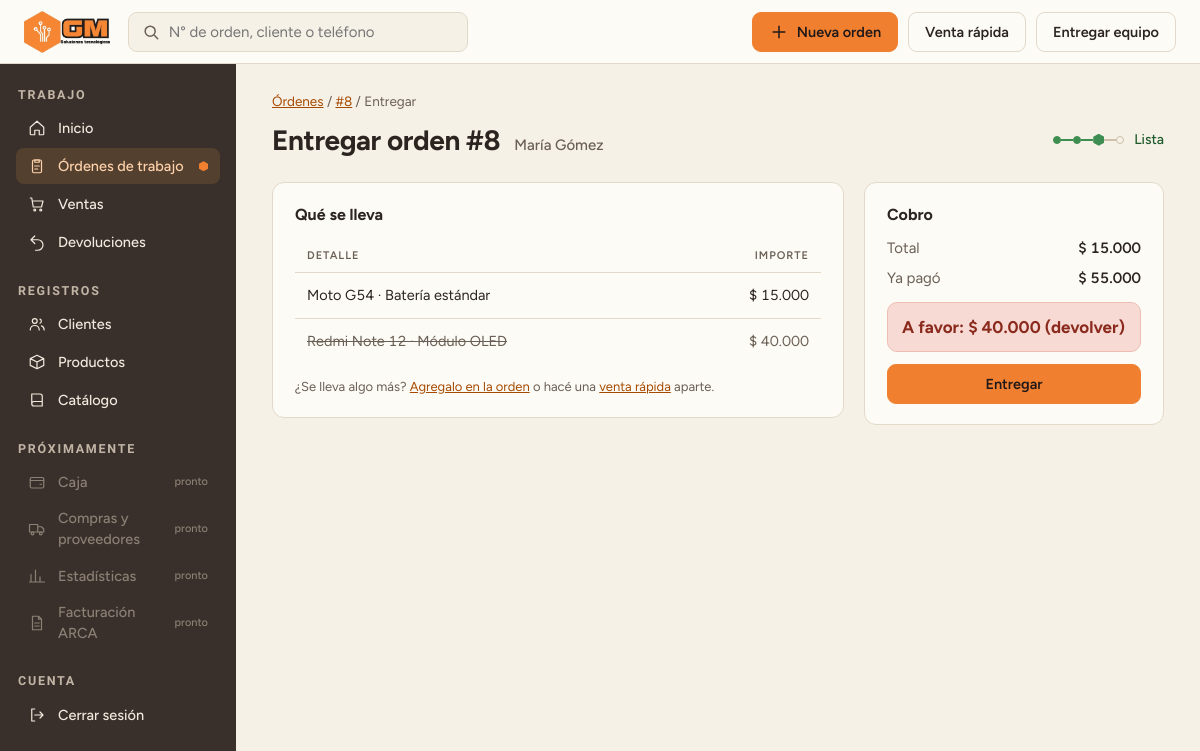
/ordenes/8/entregar/ (signed in), run on the app's committed database.
### catalogo/models.py (models this page shows, shortened)
class OrdenTrabajo(models.Model):
    cliente = models.ForeignKey("Cliente", on_delete=models.PROTECT, related_name="ordenes")
    fecha_recepcion = models.DateTimeField(auto_now_add=True)
    @property
    def estado(self):
        if self.cerrada:
            return 'cerrada'
        equipos = list(self.equipos.all())
        if not equipos:
            return 'pendiente'
        if any(equipo.estado == 'pendiente' for equipo in equipos):
            return 'pendiente'
        if all(equipo.estado == 'no_arreglable' for equipo in equipos):
            if self.monto_retenido == 0:
                return 'finalizada'
            return 'no_arreglable'
        return 'lista'
    @property
    def total(self):
        total = Decimal("0.00")
        for equipo in self.equipos.all():
            if equipo.estado == "no_arreglable":
                continue        # lo que no se arregla no se cobra
            for linea in equipo.lineas_reparacion.all():
                total += linea.subtotal
        for linea in self.lineas_producto.all():
            total += linea.subtotal
        return total
    @property
    def monto_devuelto(self):
        return sum((d.monto for d in self.devoluciones.all() if d.devuelta), Decimal("0.00"))
    @property
    def monto_pagado(self):
        total = Decimal("0.00")
        for pago in self.pagos.all():
            total += pago.monto
        return total - self.monto_devuelto
    @property
    def monto_adeudado(self):
        return self.total - self.monto_pagado
    @property
    def cerrada(self):
        return hasattr(self, "venta")

class Cliente(models.Model):
    nombre = models.CharField(max_length=120)
    notas = models.TextField(blank=True)
    email = models.EmailField(blank=True)
    direccion = models.CharField(max_length=200, blank=True)
    def __str__(self):
        return self.nombre

class EquipoRecibido(models.Model):
    orden_trabajo = models.ForeignKey(OrdenTrabajo, on_delete=models.CASCADE, related_name="equipos")
    tipo = models.CharField(max_length=20, choices=EQUIPO_RECIBIDO_ORDEN_CHOICES)
    modelo = models.ForeignKey(ModeloEquipo, on_delete=models.PROTECT, related_name="equipos", blank = True, null = True)
    problema = models.TextField(max_length=500)
    tipo_bloqueo = models.CharField(max_length=20, choices=BLOQUEO_CHOICES, default='ninguno')
    clave_bloqueo = models.CharField(max_length=100, blank=True)
    accesorios_dejados = models.TextField(max_length=300, blank = True)
    estado = models.CharField(max_length=20, default= 'pendiente', choices=EQUIPO_ORDEN_ESTADO_CHOICES)

class ModeloEquipo(models.Model):
    nombre = models.CharField(max_length=60)
    marca = models.ForeignKey(Marca, on_delete=models.PROTECT, related_name="modelos",
                              limit_choices_to={"activa": True})
    tipo = models.CharField(max_length=20, choices= MODELO_EQUIPO_TIPO_CHOICES)
    activo = models.BooleanField(default=True)
    class Meta:
        constraints = [
            models.UniqueConstraint(fields=["marca", "nombre"], name="modelo_unico_por_marca")
        ]

class LineaReparacion(models.Model):
    precio_vendido = models.DecimalField(max_digits=10, decimal_places=2, validators=[MinValueValidator(0)])
    nota = models.TextField(max_length=300, blank=True) #opcional
    equipo = models.ForeignKey(EquipoRecibido, on_delete=models.CASCADE, related_name="lineas_reparacion")
    reparacion = models.ForeignKey(Reparacion, on_delete=models.PROTECT, related_name="lineas")
    @property
    def subtotal(self):
        return self.precio_vendido

class Reparacion(models.Model):
    nombre = models.CharField(max_length=60)
    activo = models.BooleanField(default=True)
    categoria = models.ForeignKey(
        CategoriaReparacion,
        on_delete=models.PROTECT,
        related_name="reparaciones",
        limit_choices_to={"activo": True},
    )
    class Meta:
        constraints = [
            models.UniqueConstraint(fields=["categoria", "nombre"], name="reparacion_unica_por_categoria")
        ]
    def __str__(self):
        return self.nombre

class Pago(models.Model):
    orden_trabajo = models.ForeignKey(OrdenTrabajo, on_delete=models.PROTECT,related_name="pagos", null = True, blank = True) #null y blank son para que no sea obligatorio, ya que un pago puede ser de una venta directa
    metodo_pago = models.ForeignKey(MetodoPago, on_delete=models.PROTECT, related_name="pagos")
    venta = models.ForeignKey("Venta", on_delete=models.PROTECT, null=True, blank=True, related_name="pagos")
    monto = models.DecimalField(max_digits=10, decimal_places=2, validators=[MinValueValidator(Decimal("0.01"))])
    recargo_porcentaje = models.DecimalField(max_digits= 5, decimal_places=2, blank=True, validators=[MinValueValidator(0)])
    fecha = models.DateTimeField(auto_now_add=True)
    class Meta:
        constraints = [
            models.CheckConstraint(
                condition=(models.Q(orden_trabajo__isnull=False, venta__isnull=True)
                           | models.Q(orden_trabajo__isnull=True, venta__isnull=False)),
                name="pago_orden_o_venta",
            )
        ]

### web/views.py (the view, shortened to what this page needs)
# urls.py: path("ordenes/<int:numero>/entregar/", views.orden_entregar, name="orden_entregar"),
@login_required
def orden_entregar(request, numero):
    orden = get_object_or_404(OrdenTrabajo, pk=numero)
    if orden.cerrada:
        messages.info(request, f"La orden #{orden.id} ya se entregó.")
        return redirect("web:orden_detalle", numero=orden.id)
    form = EntregaForm(request.POST or None)
    return render(request, "web/ordenes/entregar.html", {"orden": _orden_para_mostrar(numero), "form": form})

### web/forms.py
class EntregaForm(forms.Form):
    metodo_pago = ElegirMetodo(queryset=metodos_activos(), required=False, label="Método",
                               empty_label="Elegí con qué paga…")
    recargo_porcentaje = forms.DecimalField(max_digits=5, decimal_places=2, required=False, min_value=0,
                                            label="Recargo %", widget=forms.NumberInput(attrs={"placeholder": "El del método"}))
    def __init__(self, *args, **kwargs):
        super().__init__(*args, **kwargs)
        self.fields["metodo_pago"].queryset = metodos_activos()

### web/forms.py (called while the page is built)
def metodos_activos():
    return MetodoPago.objects.filter(activo=True).order_by("nombre")

### web/templatetags/formato.py (called while the page is built)
def _numero(valor):
    texto = f"{abs(valor):,.2f}".replace(",", "X").replace(".", ",").replace("X", ".")
    return texto[:-3] if texto.endswith(",00") else texto

@register.filter
def pesos(valor):
    return f"$ {_numero(valor)}"

@register.filter
def saldo(orden):
    return saldo_monto(orden.monto_adeudado)

@register.filter
def saldo_monto(pendiente):
    if pendiente > 0:
        return f"Debe {pesos(pendiente)}"
    if pendiente < 0:
        return f"A favor: {pesos(pendiente)} (devolver)"
    return "Saldado"

@register.filter
def estado_texto(orden):
    return ESTADOS[orden.estado][0]

@register.filter
def estado_clase(orden):
    return ESTADOS[orden.estado][1]

@register.filter
def pista(orden):
    actual = PASO_ACTUAL[orden.estado]
    pasos = []
    for i in range(4):
        if i < actual:
            pasos.append("hecho")
        elif i == actual:
            pasos.append("actual")
        else:
            pasos.append("")
    return pasos

### web/views.py (called while the page is built)
def _orden_para_mostrar(numero):
    return get_object_or_404(
        OrdenTrabajo.objects.select_related("cliente", "venta").prefetch_related(
            "equipos__modelo__marca", "equipos__lineas_reparacion__reparacion",
            "lineas_producto__producto", "pagos__metodo_pago", "devoluciones__metodo_pago",
            "devoluciones__linea_reparacion__reparacion", "cliente__telefonos"),
        pk=numero)

### web/templates/web/ordenes/entregar.html (shortened to what this page needs)
{% extends "web/base.html" %}
{% load formato %}
{% block contenido %}
<div class="migas"><a href="{% url 'web:ordenes' %}">Órdenes</a> / <a href="{% url 'web:orden_detalle' orden.id %}">#{{ orden.id }}</a> / Entregar</div>
<div class="head">
<h1>Entregar orden #{{ orden.id }} <span class="sub">{{ orden.cliente }}</span></h1>
{% include "web/parciales/pista.html" with o=orden %}
</div>
<div class="cols">
<div class="pasos">
<section class="panel">
<h2>Qué se lleva</h2>
<table>
<thead><tr><th>Detalle</th><th class="der">Importe</th></tr></thead>
<tbody>
{% for equipo in orden.equipos.all %}{% for linea in equipo.lineas_reparacion.all %}
<tr class="{% if equipo.estado == 'no_arreglable' %}tachado{% endif %}"><td>{% if equipo.modelo %}{{ equipo.modelo.nombre }}{% else %}{{ equipo.get_tipo_display }}{% endif %} · {{ linea.reparacion }}</td><td class="der">{{ linea.subtotal|pesos }}</td></tr>
{% endfor %}{% endfor %}
</tbody></table>
<p class="ayuda">¿Se lleva algo más? <a href="{% url 'web:orden_detalle' orden.id %}">Agregalo en la orden</a> o hacé una <a href="{% url 'web:venta_rapida' %}">venta rápida</a> aparte.</p>
</section>
</div>
<aside class="lateral">
<section class="panel resumen">
<h2>Cobro</h2>
<dl class="cuentas">
<div><dt>Total</dt><dd>{{ orden.total|pesos }}</dd></div>
<div><dt>Ya pagó</dt><dd>{{ orden.monto_pagado|pesos }}</dd></div>
</dl>
<div class="saldo-caja {% if orden.monto_adeudado > 0 %}debe{% elif orden.monto_adeudado < 0 %}afavor{% else %}ok{% endif %}">{{ orden|saldo }}</div>
{% if orden.estado != "lista" %}
<p class="ayuda">Esta orden todavía no se puede entregar: {{ orden|estado_texto|lower }}.</p>
{% else %}
<form method="post">{% csrf_token %}
{% if orden.monto_adeudado > 0 %}
{% include "web/parciales/campo.html" with campo=form.metodo_pago %}
{% include "web/parciales/campo.html" with campo=form.recargo_porcentaje %}
<button class="btn pri ancho">Cobrar {{ orden.monto_adeudado|pesos }} y entregar</button>
{% else %}
<button class="btn pri ancho">Entregar</button>
{% endif %}
</form>
{% endif %}
</section>
</aside>
</div>
{% endblock %}

### web/templates/web/parciales/pista.html
{% load formato %}
<span class="pista {{ o|estado_clase }}" title="Recibida · Revisión · Lista · Entregada"><span class="p" aria-hidden="true">{% for paso in o|pista %}{% if not forloop.first %}<span class="s {{ paso }}"></span>{% endif %}<span class="n {{ paso }}"></span>{% endfor %}</span><span class="t">{{ o|estado_texto }}</span></span>

### web/static/web/css/gmsol.css (style rules this page uses)
:root { --bg:#F6F1E7; --surface:#FDFBF6; --line:#E0D6C3; --ink:#2B2420; --muted:#6A5F55; --hover:#F3ECDD; --cta:#F08030; --ctatxt:#201818; --focus:#A64A00; --navhover:rgba(255,255,255,.09); --font:'Figtree','Segoe UI',sans-serif; --side:#3A302B; --navtxt:#F1E9DD; --sidemuted:#C2B5A6; --sideline:#5A4C43; --active:#54402F; --activetxt:#FFD2AA }
* { box-sizing:border-box }
body { margin:0 }
.head { display:flex;flex-wrap:wrap;gap:16px;align-items:center;justify-content:space-between }
h1 { margin:0;font-size:28px;font-weight:700 }
h2 { margin:0;font-size:19px;font-weight:700 }
.btn { display:inline-flex;align-items:center;gap:8px;height:44px;padding:0 18px;border-radius:10px;font:600 16px var(--font);text-decoration:none;border:1px solid var(--line);background:var(--surface);color:var(--ink) }
.btn.pri { background:var(--cta);border-color:var(--cta);color:var(--ctatxt) }
.panel { background:var(--surface);border:1px solid var(--line);border-radius:14px;padding:20px 22px;display:flex;flex-direction:column;gap:14px }
table { width:100%;border-collapse:collapse;font-size:15.5px }
th { text-align:left;font-size:12.5px;letter-spacing:.05em;text-transform:uppercase;color:var(--muted);padding:8px 12px;border-bottom:1px solid var(--line);font-weight:600;white-space:nowrap }
td { padding:13px 12px;border-bottom:1px solid var(--line) }
tr:last-child td { border-bottom:0 }
.ok { background:#DFF0DF;color:#1E5B2B }
.cols { display:grid;grid-template-columns:minmax(0,2fr) minmax(270px,1fr);gap:20px }
html,body { background:var(--bg) }

### web/static/web/css/gmsol-v2.css (style rules this page uses)
:root { --cond:'Barlow Condensed','Arial Narrow',sans-serif; --mono:'IBM Plex Mono',ui-monospace,monospace; --line:#E3D9C8; --hex:polygon(50% 0,100% 25%,100% 75%,50% 100%,0 75%,0 25%); }
.search,.btn { height:40px;border-radius:9px }
.btn { font:600 14.5px var(--font);padding:0 16px }
h1 { font-size:28px;font-weight:700;letter-spacing:-.015em }
h2 { font-size:16px;font-weight:700 }
.panel { border-radius:12px;padding:20px 22px }
table { font-size:14.5px;font-variant-numeric:tabular-nums }
th { font-size:11px;letter-spacing:.09em;font-weight:600 }
td { padding:12px }
th.der,td.der { text-align:right }
.pista { display:inline-flex;align-items:center;gap:10px;background:none;--c:#D69A1B }
.pista.ok { --c:#3E8E52 }
.pista .p { display:inline-flex;align-items:center }
.pista .n { width:8px;height:8px;border-radius:50%;border:1.5px solid #CDBFA8;box-sizing:border-box;flex:none }
.pista .s { width:12px;height:1.5px;background:#CDBFA8;flex:none }
.pista .n.hecho { background:var(--c);border-color:var(--c) }
.pista .s.hecho,.pista .s.actual { background:var(--c) }
.pista .n.actual { width:11px;height:12px;border:0;border-radius:0;background:var(--c);clip-path:var(--hex) }
.pista .t { font-size:14px;font-weight:500;color:#6B4A00;white-space:nowrap }
.pista.ok .t { color:#1E5B2B }
.sub { font-size:15px;font-weight:500;color:var(--muted);margin-left:8px;letter-spacing:0 }
.migas { font-size:13.5px;color:var(--muted);margin-bottom:-14px }
.migas a,.enlace,.ayuda a,td a.fila-link { color:var(--focus) }
.ayuda { display:block;font-size:13px;color:var(--muted);margin:0 }
.cols { grid-template-columns:minmax(0,1fr) 300px;align-items:start }
.pasos { display:flex;flex-direction:column;gap:18px;min-width:0 }
.lateral { position:sticky;top:16px }
.resumen { gap:12px }
button.btn { cursor:pointer }
.btn.ancho { width:100%;justify-content:center }
tr.tachado td { color:var(--muted);text-decoration:line-through }
tr.tachado td:last-child { text-decoration:none }
dl.cuentas { margin:0;display:flex;flex-direction:column;gap:8px }
dl.cuentas div { display:flex;justify-content:space-between;gap:10px }
dl.cuentas dt { color:var(--muted) }
dl.cuentas dd { margin:0;font-weight:600;font-variant-numeric:tabular-nums }
.saldo-caja { border-radius:10px;padding:12px 14px;font-weight:700;font-size:17px;border:1px solid }
.saldo-caja.afavor { background:#F8DAD5;color:#8A2A1C;border-color:#EDBDB4 }
dl.cuentas dd { white-space:nowrap }

### data on the page
OrdenTrabajo: id "8", cliente "María Gómez", id.estado "Lista", total|pesos "$ 15.000", monto_pagado|pesos "$ 55.000", id.monto "A favor: $ 40.000 (devolver)"
EquipoRecibido: modelo.nombre "Moto G54"
LineaReparacion: reparacion "Batería estándar", subtotal|pesos "$ 15.000"
EquipoRecibido: modelo.nombre "Redmi Note 12"
LineaReparacion: reparacion "Módulo OLED", subtotal|pesos "$ 40.000"
